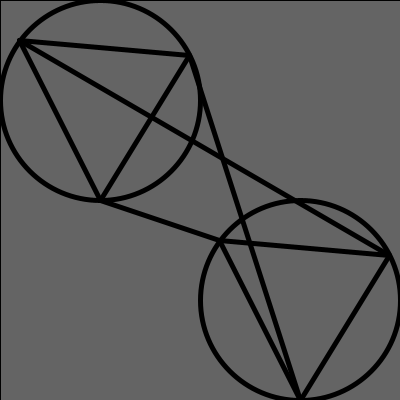
Frame 1 (no input)
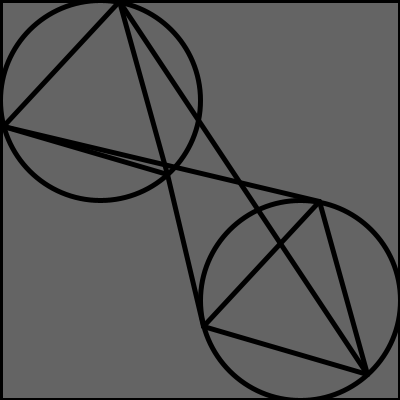
Frame 60 (the mouse pressed at the canvas centre just before this capture)
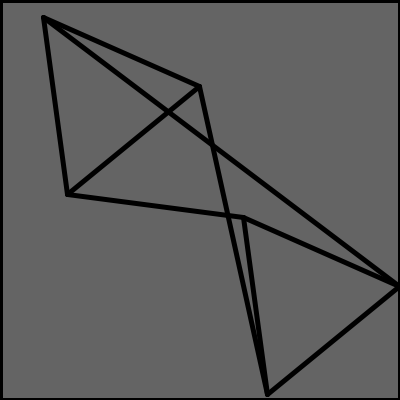
Frame 120 (the mouse held since frame 60 and released just before this capture)

The Processing sketch that drew these frames (run headless with seeded random() and noise(); from frame 60 on, the mouse is pressed at the canvas centre):

// Processing sketch: processing_85312
// ── processing_85312.pde

float rs;
void setup() {
      size(400, 400);
      smooth();
}
void draw() {
  fill(100);
  rect(0, 0, width, height);
  strokeWeight(5);
  fill(100);
  //an alternate method
  //triangle(100+sin(rs+180)*100, 100+cos(rs+180) *100, 100+sin(rs+90)*100, 100+cos(rs+90)*100, 100+sin(rs) * 100, 100+cos(rs) * 100);
  beginShape();
    line(100+sin(rs) * 100, 100+cos(rs) * 100,100+ sin(rs+90) * 100,100+ cos(rs+90)*100);
    line(100+sin(rs+90)*100, 100+cos(rs+90)*100,100+ sin(rs+180)*100,100+ cos(rs+180)*100);
    line(100+sin(rs+180)*100, 100+cos(rs+180) *100, 100+sin(rs)*100,100+ cos(rs)*100);
    endShape();
      beginShape();
    line(300+sin(rs) * 100, 300+cos(rs) * 100,300+ sin(rs+90) * 100,300+ cos(rs+90)*100);
    line(300+sin(rs+90)*100, 300+cos(rs+90)*100,300+ sin(rs+180)*100,300+ cos(rs+180)*100);
    line(300+sin(rs+180)*100, 300+cos(rs+180) *100, 300+sin(rs)*100,300+ cos(rs)*100);
    endShape();
    line(300+sin(rs) * 100, 300+cos(rs) * 100,100+ sin(rs+90) * 100,100+ cos(rs+90)*100);
    line(300+sin(rs+90)*100, 300+cos(rs+90)*100,100+ sin(rs+180)*100,100+ cos(rs+180)*100);
    line(300+sin(rs+180)*100, 300+cos(rs+180) *100, 100+sin(rs)*100,100+ cos(rs)*100);
    rs+=0.05;
    if (mouseX < width/2) {
      noFill();
      ellipse(100, 100, 200, 200);
      ellipse(300, 300, 200, 200);
    }
}
